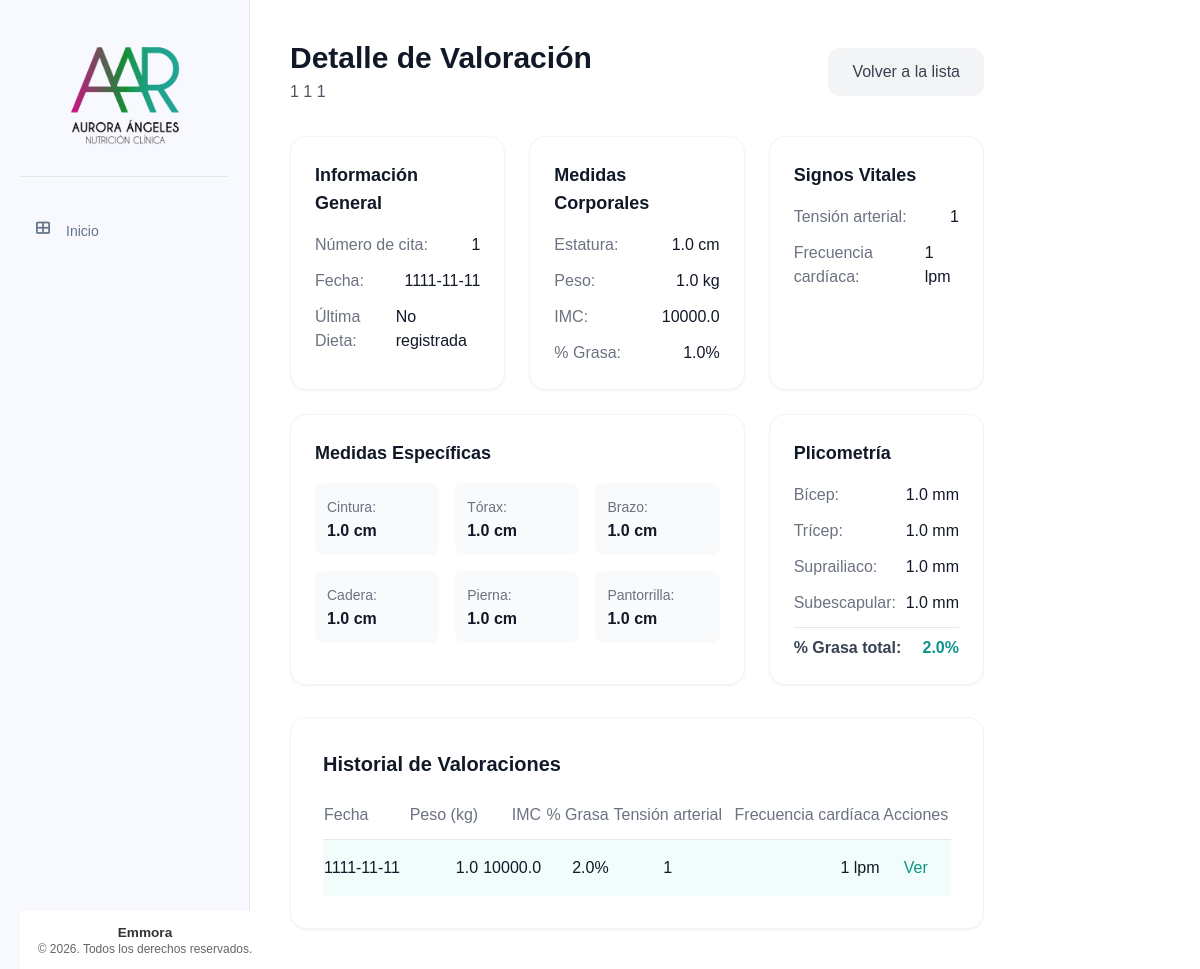
The app's page /valoraciones/valoraciones/14, older data.
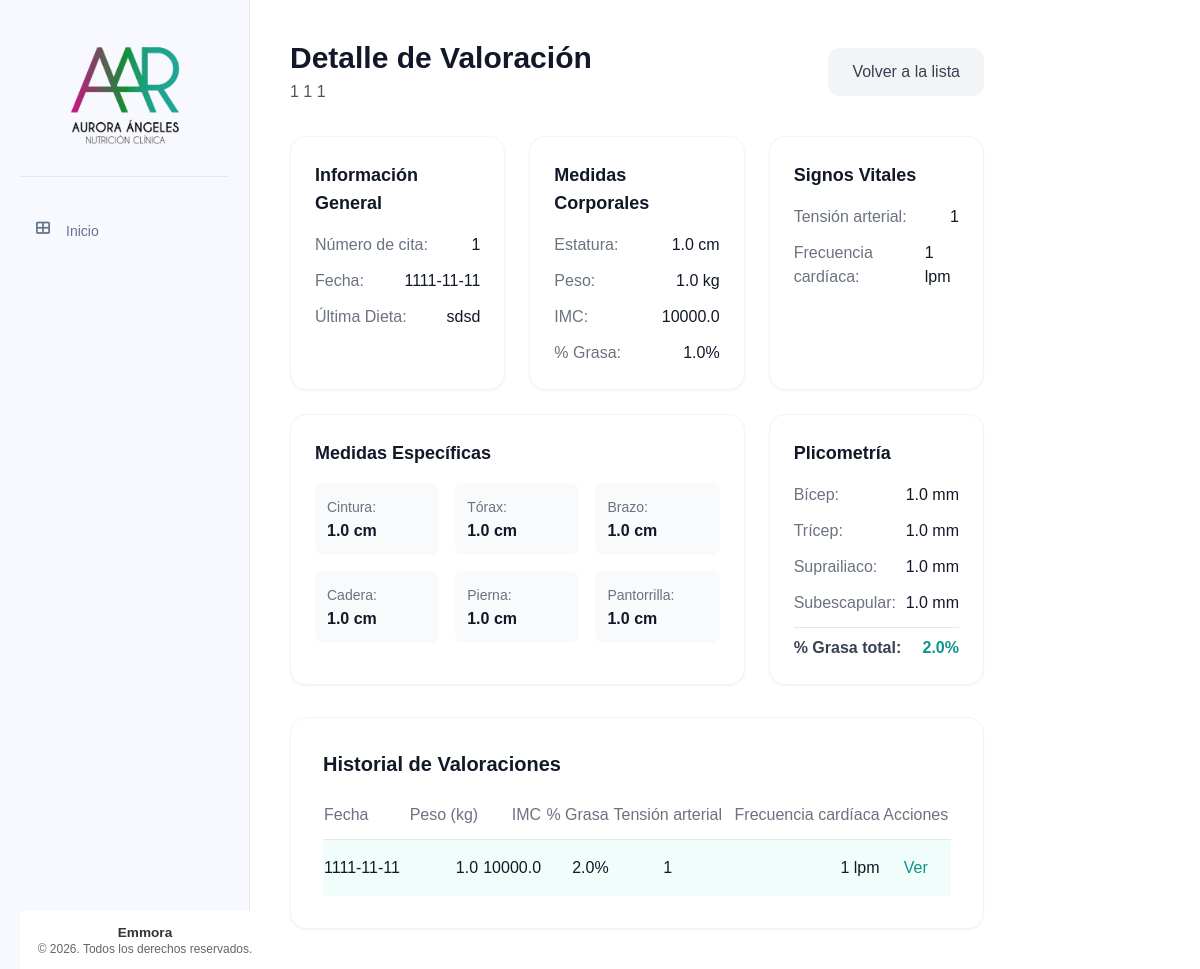
The same page, newer data.
### tables this page shows
CREATE TABLE valoracion_antropometrica (
    id INTEGER PRIMARY KEY AUTOINCREMENT,
    paciente_id INTEGER NOT NULL,
    numero_cita INTEGER NOT NULL,
    fecha DATE NOT NULL,
    estatura FLOAT NOT NULL,
    peso FLOAT NOT NULL,
    imc FLOAT NOT NULL,
    grasa FLOAT NOT NULL,
    cintura FLOAT NOT NULL,
    torax FLOAT NOT NULL,
    brazo FLOAT NOT NULL,
    cadera FLOAT NOT NULL,
    pierna FLOAT NOT NULL,
    pantorrilla FLOAT NOT NULL,
    tension_arterial TEXT NOT NULL,
    frecuencia_cardiaca INTEGER NOT NULL,
    bicep FLOAT NOT NULL,
    tricep FLOAT NOT NULL,
    suprailiaco FLOAT NOT NULL,
    subescapular FLOAT NOT NULL,
    femoral FLOAT,
    porcentaje_grasa TEXT NOT NULL,
    --porcentaje_grasa_fem FLOAT NOT NULL,
    ultima_dieta TEXT,
    FOREIGN KEY (paciente_id) REFERENCES pacientes (id)
);

### app/controllers/valoracion_antropometrica.py (the view)
@valoracion.route('/valoraciones/<int:valoracion_id>')
def detalle_valoracion(valoracion_id):
    valoracion = ValoracionAntropometrica.obtener_por_id(valoracion_id)
    if not valoracion:
        flash('Valoración no encontrada', 'error')
        return redirect(url_for('valoracion.todas_valoraciones'))
    paciente = Paciente.obtener_por_id(valoracion['paciente_id'])
    historial_valoraciones = ValoracionAntropometrica.obtener_por_paciente(valoracion['paciente_id'])
    return render_template('valoraciones/detalle_valoracion.html',
                            valoracion=valoracion,
                            paciente=paciente,
                            historial_valoraciones=historial_valoraciones)

### app/db.py (called while the page is built)
def get_db():
    if 'db' not in g:
        try:
            db_path = os.environ.get('DATABASE_URL', 'pacientes.db')
            g.db = sqlite3.connect(
                db_path,
                detect_types=sqlite3.PARSE_DECLTYPES
            )
            g.db.row_factory = sqlite3.Row
        except sqlite3.Error as e:
            logger.error(f"Error crítico al conectar con la base de datos SQLite: {e}")
            raise e
    return g.db

def query_db(query, args=(), one=False):
    try:
        cur = get_db().execute(query, args)
        rv = cur.fetchall()
        cur.close()
        return (rv[0] if rv else None) if one else rv
    except sqlite3.Error as e:
        logger.error(f"Error al ejecutar query: {query}. Args: {args}. Detalle: {e}")
        raise e

### app/models/paciente.py (called while the page is built)
    @staticmethod
    def obtener_por_id(id):
        return query_db('SELECT * FROM pacientes WHERE id = ?', [id], one=True)

### app/models/valoracion_antropometrica.py (called while the page is built)
    @staticmethod
    def obtener_por_paciente(paciente_id):
        return query_db('''
            SELECT * FROM valoracion_antropometrica
            WHERE paciente_id = ?
            ORDER BY fecha DESC
        ''', [paciente_id])

### app/templates/valoraciones/detalle_valoracion.html (shortened to what the changed rows need)
{% extends "base/base.html" %}
{% block content %}
<div class="max-w-6xl mx-auto">
    <div class="mb-8 flex items-center justify-between">
        <div>
            <h1 class="text-3xl font-bold text-gray-900">Detalle de Valoración</h1>
        </div>
    </div>
    <div class="grid grid-cols-1 md:grid-cols-2 lg:grid-cols-3 gap-6 mb-8">
        <div class="bg-white p-6 rounded-2xl shadow-sm border border-gray-100">
            <div class="space-y-3">
                <div class="flex justify-between">
                    <span class="text-gray-500">Número de cita:</span>
                    <span class="font-medium text-gray-900">{{ valoracion['numero_cita'] }}</span>
                </div>
                <div class="flex justify-between">
                    <span class="text-gray-500">Fecha:</span>
                    <span class="font-medium text-gray-900">{{ valoracion['fecha'] }}</span>
                </div>
                <div class="flex justify-between">
                    <span class="text-gray-500">Última Dieta:</span>
                    <span class="font-medium text-gray-900">{{ valoracion['ultima_dieta'] or 'No registrada' }}</span>
                </div>
            </div>
        </div>
        <div class="bg-white p-6 rounded-2xl shadow-sm border border-gray-100">
            <div class="space-y-3">
                <div class="flex justify-between">
                    <span class="text-gray-500">Estatura:</span>
                    <span class="font-medium text-gray-900">{{ valoracion['estatura'] }} cm</span>
                </div>
                <div class="flex justify-between">
                    <span class="text-gray-500">Peso:</span>
                    <span class="font-medium text-gray-900">{{ valoracion['peso'] }} kg</span>
                </div>
                <div class="flex justify-between">
                    <span class="text-gray-500">IMC:</span>
                    <span class="font-medium text-gray-900">{{ valoracion['imc'] }}</span>
                </div>
                <div class="flex justify-between">
                    <span class="text-gray-500">% Grasa:</span>
                    <span class="font-medium text-gray-900">{{ valoracion['grasa'] }}%</span>
                </div>
            </div>
        </div>
        <div class="bg-white p-6 rounded-2xl shadow-sm border border-gray-100">
            <div class="space-y-3">
                <div class="flex justify-between">
                    <span class="text-gray-500">Tensión arterial:</span>
                    <span class="font-medium text-gray-900">{{ valoracion['tension_arterial'] }}</span>
                </div>
                <div class="flex justify-between">
                    <span class="text-gray-500">Frecuencia cardíaca:</span>
                    <span class="font-medium text-gray-900">{{ valoracion['frecuencia_cardiaca'] }} lpm</span>
                </div>
            </div>
        </div>
        <div class="bg-white p-6 rounded-2xl shadow-sm border border-gray-100 lg:col-span-2">
            <div class="grid grid-cols-2 md:grid-cols-3 gap-4">
                <div class="bg-gray-50 p-3 rounded-lg">
                    <span class="text-gray-500 text-sm">Cintura:</span>
                    <p class="font-semibold text-gray-900">{{ valoracion['cintura'] }} cm</p>
                </div>
                <div class="bg-gray-50 p-3 rounded-lg">
                    <span class="text-gray-500 text-sm">Tórax:</span>
                    <p class="font-semibold text-gray-900">{{ valoracion['torax'] }} cm</p>
                </div>
                <div class="bg-gray-50 p-3 rounded-lg">
                    <span class="text-gray-500 text-sm">Brazo:</span>
                    <p class="font-semibold text-gray-900">{{ valoracion['brazo'] }} cm</p>
                </div>
                <div class="bg-gray-50 p-3 rounded-lg">
                    <span class="text-gray-500 text-sm">Cadera:</span>
                    <p class="font-semibold text-gray-900">{{ valoracion['cadera'] }} cm</p>
                </div>
                <div class="bg-gray-50 p-3 rounded-lg">
                    <span class="text-gray-500 text-sm">Pierna:</span>
                    <p class="font-semibold text-gray-900">{{ valoracion['pierna'] }} cm</p>
                </div>
                <div class="bg-gray-50 p-3 rounded-lg">
                    <span class="text-gray-500 text-sm">Pantorrilla:</span>
                    <p class="font-semibold text-gray-900">{{ valoracion['pantorrilla'] }} cm</p>
                </div>
            </div>
        </div>
        <div class="bg-white p-6 rounded-2xl shadow-sm border border-gray-100">
            <div class="space-y-3">
                <div class="flex justify-between">
                    <span class="text-gray-500">Bícep:</span>
                    <span class="font-medium text-gray-900">{{ valoracion['bicep'] }} mm</span>
                </div>
                <div class="flex justify-between">
                    <span class="text-gray-500">Trícep:</span>
                    <span class="font-medium text-gray-900">{{ valoracion['tricep'] }} mm</span>
                </div>
                <div class="flex justify-between">
                    <span class="text-gray-500">Suprailiaco:</span>
                    <span class="font-medium text-gray-900">{{ valoracion['suprailiaco'] }} mm</span>
                </div>
                <div class="flex justify-between">
                    <span class="text-gray-500">Subescapular:</span>
                    <span class="font-medium text-gray-900">{{ valoracion['subescapular'] }} mm</span>
                </div>
                <div class="flex justify-between pt-2 border-t">
                    <span class="text-gray-700 font-semibold">% Grasa total:</span>
                    <span class="font-bold text-teal-600">{{ valoracion['porcentaje_grasa'] }}%</span>
                </div>
            </div>
        </div>
    </div>
    <div class="bg-white p-8 rounded-2xl shadow-sm border border-gray-100">
        <div class="overflow-x-auto">
            <table class="w-full text-left">
                <thead>
                    <tr class="text-gray-500 border-b">
                        <th class="pb-3 font-medium">Fecha</th>
                        <th class="pb-3 font-medium text-right">Peso (kg)</th>
                        <th class="pb-3 font-medium text-right">IMC</th>
                        <th class="pb-3 font-medium text-right">% Grasa</th>
                        <th class="pb-3 font-medium text-center">Tensión arterial</th>
                        <th class="pb-3 font-medium text-right">Frecuencia cardíaca</th>
                        <th class="pb-3 font-medium text-center">Acciones</th>
                    </tr>
                </thead>
                <tbody class="divide-y">
                    {% for val in historial_valoraciones %}
                    <tr class="{{ 'bg-teal-50' if val['id'] == valoracion['id'] else 'hover:bg-gray-50' }} transition">
                        <td class="py-4 text-gray-900">{{ val['fecha'] }}</td>
                        <td class="py-4 text-gray-900 text-right">{{ val['peso'] }}</td>
                        <td class="py-4 text-gray-900 text-right">{{ val['imc'] }}</td>
                        <td class="py-4 text-gray-900 text-right">{{ val['porcentaje_grasa'] }}%</td>
                        <td class="py-4 text-gray-900 text-center">{{ val['tension_arterial'] }}</td>
                        <td class="py-4 text-gray-900 text-right">{{ val['frecuencia_cardiaca'] }} lpm</td>
                        <td class="py-4 text-center">
                            <a href="{{ url_for('valoracion.detalle_valoracion', valoracion_id=val['id']) }}"
                                class="text-teal-600 hover:text-teal-800 font-medium">Ver</a>
                        </td>
                    </tr>
                    {% endfor %}
                </tbody>
            </table>
        </div>
    </div>
</div>
{% endblock %}

Row changes from the older to the newer data that the page shows:
changed valoracion_antropometrica: ultima_dieta (not shown) → "sdsd"
Text that changed along with them:
{{ valoracion['ultima_dieta'] or 'No registrada' }}: "No registrada" → (not shown)
